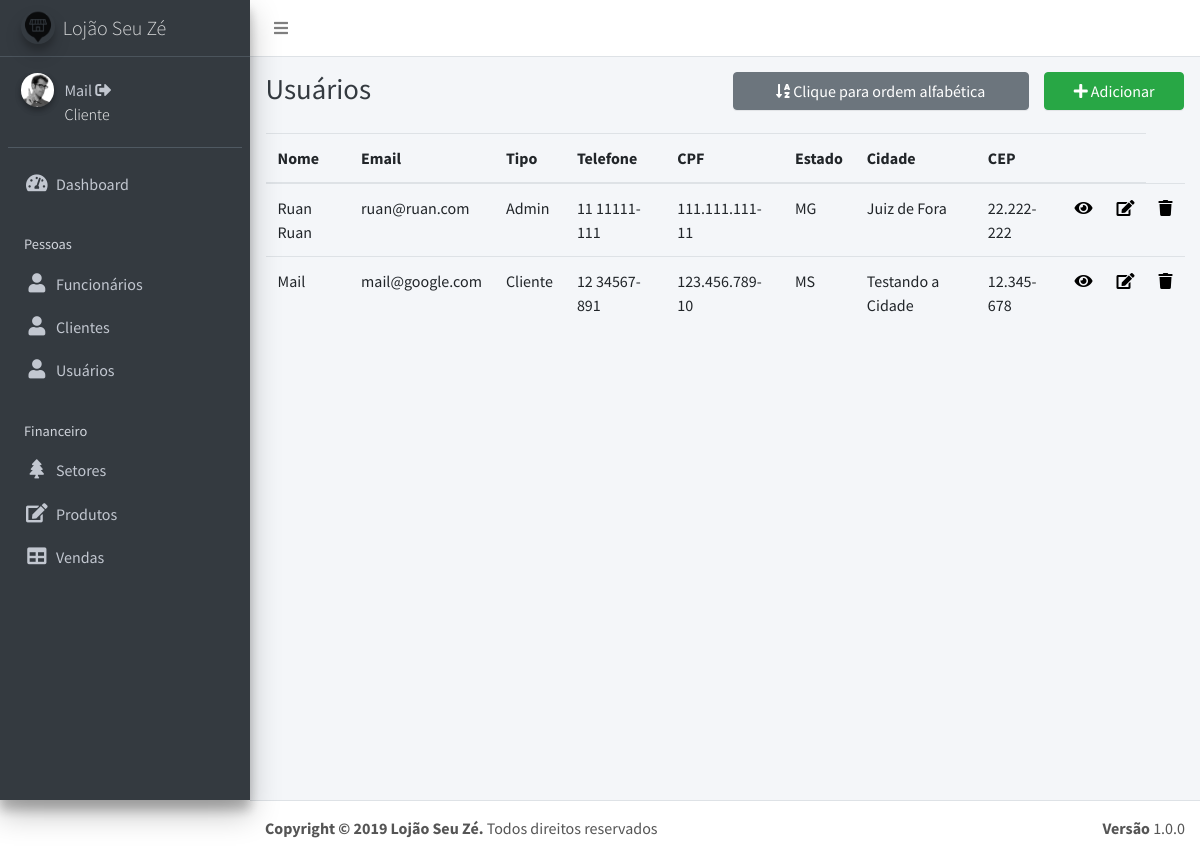
/listaUsuario.php (signed in), run on an earlier commit of the app's database.
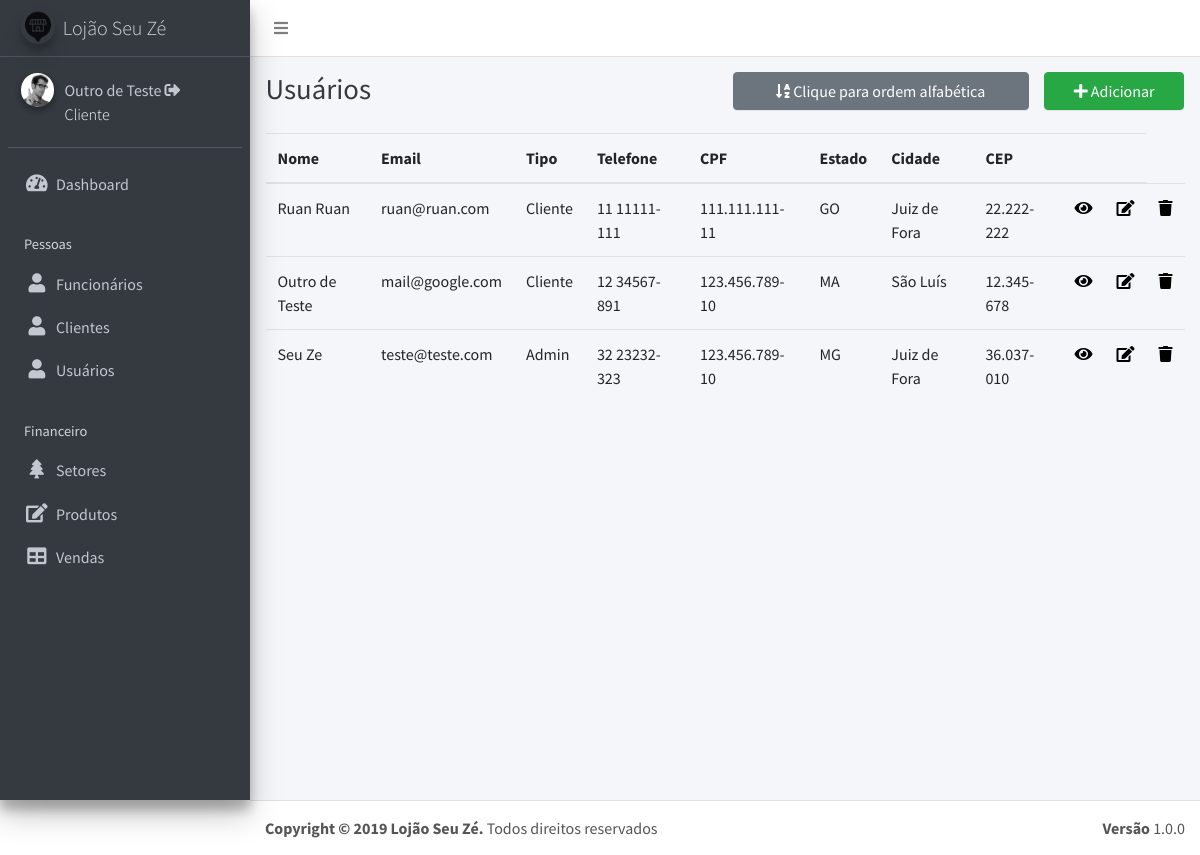
And on a later commit of the database.
### tables this page shows
CREATE TABLE `usuarios` (
  `id` int(11) NOT NULL,
  `email` varchar(20) NOT NULL,
  `senha` varchar(40) NOT NULL,
  `tipo` varchar(11) NOT NULL,
  `nome` varchar(50) NOT NULL,
  `telefone` varchar(12) NOT NULL,
  `cpf` varchar(14) NOT NULL,
  `endereco` varchar(40) NOT NULL,
  `complemento` varchar(40) DEFAULT NULL,
  `cidade` varchar(40) NOT NULL,
  `estado` varchar(40) NOT NULL,
  `cep` varchar(10) NOT NULL
);

### listaUsuario.php (the view)
<?php require ('header.php'); ?>
<?php require ('dashboard.php'); ?>
<?php
if (isset($_GET["order"])){
  if($_GET["order"]=="ASC"){
    $sql = "SELECT * FROM usuarios ORDER BY nome ASC";
    $order = "ASC";
  }
  else{
    $sql = "SELECT * FROM usuarios ORDER BY id ASC";
    $order = 2;
  }
}else{
  $sql = "SELECT * FROM usuarios ORDER BY id ASC";
  $order = 2;
}
$result = $conexao->query($sql);
?>
  <div class="content-wrapper">
    <div class="content-header">
      <div class="container-fluid">
        <div class="row mb-2">
          <div class="col-sm-6">
            <h1 class="m-0 text-dark">Usuários</h1>
          </div>
          <div class="col-sm-4">
          <?php
            if($order!="ASC"){
          ?>
              <a href="listaUsuario.php?order=ASC"><button type="button" class="btn btn-block btn-secondary"><i class="nav-icon fas fa-sort-alpha-down"></i> Clique para ordem alfabética </button></a>
          <?php
            }else{
          ?>
              <a href="listaUsuario.php"><button type="button" class="btn btn-block btn-secondary"><i class="nav-icon fa fa-minus-circle"></i> Clique para retirar ordem alfabética </button></a>
          <?php
            }
          ?>
          </div>
          <div class="col-sm-2">
            <a href="insertUsuario.php"><button type="button" class="btn btn-block btn-success"><i class="nav-icon fa fa-plus"></i> Adicionar</button></a>
          </div>
        </div>
      </div>
    </div>
    <section class="content">
      <div class="container-fluid">
        <div class="row">
          <section class="col-lg-12 connectedSortable">
            <table class="table table-hover">
              <thead>
                <tr>
                  <th>Nome</th>
                  <th>Email</th>
                  <th>Tipo</th>
                  <th>Telefone</th>
                  <th>CPF</th>
                  <th>Estado</th>
                  <th>Cidade</th>
                  <th>CEP</th>
                  <th></th>
                  <th></th>
                </tr>
              </thead>
              <tbody>
                <?php
                if ($result->num_rows > 0) {
                    while ($row = $result->fetch_assoc()) {
                        echo "<tr href='viewUsuario.php?id=".$row['id']."' >";
                        echo "<td>" .$row["nome"] . "</td>";
                        echo "<td>" .$row["email"] . "</td> ";
                        echo "<td>" .$row["tipo"] . "</td>";
                        echo "<td>" .$row["telefone"] . "</td> ";
                        echo "<td>" .$row["cpf"] . "</td>";
                        echo "<td>" .$row["estado"] . "</td>";
                        echo "<td>" .$row["cidade"] . "</td>";
                        echo "<td>" .$row["cep"] . "</td>";
                      ?>
                        <td><a href="viewUsuario.php?id=<?php echo $row['id'];?>" style="text-decoration: none;color: #000;" data-toggle="tooltip" title="Visualizar"><i class="fa fa-eye"></i></a></td>
                        <td><a href="updateUsuario.php?id=<?php echo $row['id'];?>" style="text-decoration: none;color: #000;" data-toggle="tooltip" title="Editar"><i class="fa fa-edit"></i></a></td>
                        <td><a href="deleteUsuario.php?id=<?php echo $row['id'];?>" style="text-decoration: none;color: #000;" data-toggle="tooltip" title="Excluir"><i class="fa fa-trash"></i></a></td>
                      <?php
                      echo "</tr>";
                    }
                }
                ?>
              </tbody>
            </table>
          </section>
        </div>
      </div>
    </section>
  </div>
<?php require ('footer.php');?>

### header.php (shortened to what this page needs)
<!DOCTYPE html>
<html>
<head>
  <link rel="stylesheet" href="https://use.fontawesome.com/releases/v5.8.1/css/all.css">
  <link rel="stylesheet" href="https://code.ionicframework.com/ionicons/2.0.1/css/ionicons.min.css">
  <link rel="stylesheet" href="dist/css/adminlte.min.css">
  <link rel="stylesheet" href="plugins/iCheck/flat/blue.css">
  <link rel="stylesheet" href="plugins/morris/morris.css">
  <link rel="stylesheet" href="plugins/jvectormap/jquery-jvectormap-1.2.2.css">
  <link rel="stylesheet" href="plugins/datepicker/datepicker3.css">
  <link rel="stylesheet" href="plugins/daterangepicker/daterangepicker-bs3.css">
  <link rel="stylesheet" href="plugins/bootstrap-wysihtml5/bootstrap3-wysihtml5.min.css">
</head>
<body class="hold-transition sidebar-mini">
<div class="wrapper">
  <nav class="main-header navbar navbar-expand bg-white navbar-light border-bottom">
    <ul class="navbar-nav">
      <li class="nav-item">
        <a class="nav-link" data-widget="pushmenu" href="#"><i class="fa fa-bars"></i></a>
      </li>
    </ul>
  </nav>

### dashboard.php
<aside class="main-sidebar sidebar-dark-primary elevation-4">
  <a href="index.php" class="brand-link">
    <img src="dist/img/logo.png" alt="AdminLTE Logo" class="brand-image img-circle elevation-3"
         style="opacity: .8">
    <span class="brand-text font-weight-light">Lojão Seu Zé</span>
  </a>
  <div class="sidebar">
    <div class="user-panel mt-3 pb-3 mb-3 d-flex">
      <div class="image">
        <img src="dist/img/user2-160x160.jpg" class="img-circle elevation-2" alt="Imagem Usuário">
      </div>
      <div class="info">
        <a href="viewUsuario.php?id=<?php echo $_SESSION['id'] ?>"> <?php echo $_SESSION['nome'] ; ?></a> <a href="logout.php"><i data-toggle="tooltip" title="Logout " class="fa fa-sign-out-alt"></i></a>
        <span class="brand-text font-weight-light d-block" style="color: #FFF;"> <?php echo $_SESSION['tipo']; ?></span>
      </div>
    </div>
    <nav class="mt-2">
      <ul class="nav nav-pills nav-sidebar flex-column" data-widget="treeview" role="menu" data-accordion="false">
        <li class="nav-item">
          <a href="index.php" class="nav-link">
            <i class="nav-icon fa fa-tachometer-alt"></i>
            <p>
              Dashboard
            </p>
          </a>
        </li>
        <li class="nav-header">Pessoas</li>
        <li class="nav-item">
          <a href="#" class="nav-link">
            <i class="nav-icon fa fa-user"></i>
            <p>
              Funcionários
            </p>
          </a>
        </li>
        <li class="nav-item">
          <a href="#" class="nav-link">
            <i class="nav-icon fa fa-user"></i>
            <p>
              Clientes
            </p>
          </a>
        </li>
        <li class="nav-item">
          <a href="listaUsuario.php" class="nav-link">
            <i class="nav-icon fa fa-user"></i>
            <p>
              Usuários
            </p>
          </a>
        </li>
        <li class="nav-header">Financeiro</li>
        <li class="nav-item">
          <a href="#" class="nav-link">
            <i class="nav-icon fa fa-tree"></i>
            <p>
              Setores
            </p>
          </a>
        </li>
        <li class="nav-item">
          <a href="#" class="nav-link">
            <i class="nav-icon fa fa-edit"></i>
            <p>
              Produtos
            </p>
          </a>
        </li>
        <li class="nav-item">
          <a href="#" class="nav-link">
            <i class="nav-icon fa fa-table"></i>
            <p>
              Vendas
            </p>
          </a>
        </li>
      </ul>
    </nav>
  </div>
</aside>

### footer.php (shortened to what this page needs)
  <footer class="main-footer">
    <strong>Copyright &copy; 2019 Lojão Seu Zé.</strong>
    Todos direitos reservados
    <div class="float-right d-none d-sm-inline-block">
      <b>Versão</b> 1.0.0
    </div>
  </footer>
</div>
</body>
</html>

What changed in the data, as far as the page shows it:
changed usuarios "Ruan Ruan": tipo "Admin" → "Cliente"; estado "MG" → "GO"
changed usuarios "mail@google.com": nome "Mail" → "Outro de Teste"; estado "MS" → "MA"; cidade "Testando a Cidade" → "São Luís"
added usuarios: nome "Seu Ze", email "teste@teste.com", tipo "Admin", telefone "32 23232-323", cpf "123.456.789-10", estado "MG", cidade "Juiz de Fora", cep "36.037-010"
Also different on the page:
$_SESSION['nome']: "Mail" → "Outro de Teste"
